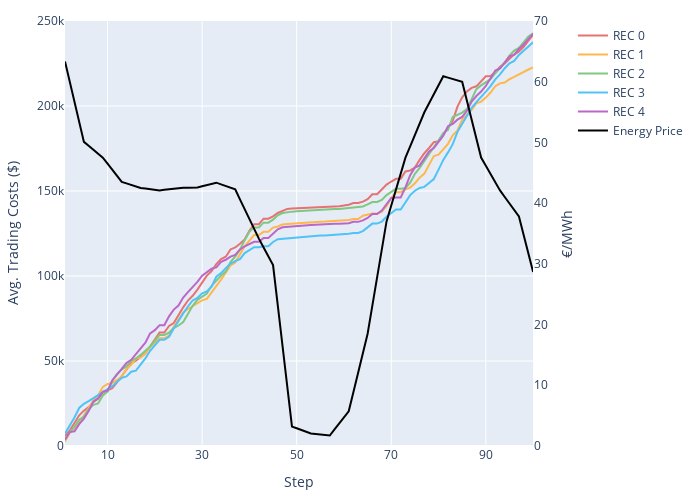

The cell this chart's notebook holds for it:
### Code cell
# Create figure with secondary y-axis
fig = make_subplots(specs=[[{"secondary_y": True}]])

for rec in range(num_recs):
    df_yn_yy = simulation[simulation["REC"] == rec].iloc[:100]
    fig.add_trace(
        go.Scatter(
            x=df_yn_yy["step"],
            y=df_yn_yy["accumulated_cost"],
            name=f"REC {rec}",
            line=dict(color=colors[rec % len(colors)]),
            mode="lines",
            showlegend=True,
        ),
        secondary_y=False,
    )

# Add energy price trace
fig.add_trace(
    go.Scatter(
        x=df_yn_yy["step"],
        y=energy_price["PRICE"],
        name="Energy Price",
        line=dict(color="black"),
        mode="lines",
        showlegend=True,
    ),
    secondary_y=True,
)

fig.update_layout(
    height=500,
    width=700,
    xaxis_title="Step",
    margin=dict(l=20, r=20, t=20, b=20),
)

fig.update_yaxes(title_text="Avg. Trading Costs ($)", range=[0, 250000], secondary_y=False, showgrid=True)
fig.update_yaxes(title_text="€/MWh", range=[0, 70], secondary_y=True, showgrid=False)

fig.update_xaxes(
    tickvals=[0, 10, 30, 50, 70, 90],
    ticktext=["0", "10", "30", "50", "70", "90"],
    showgrid=True,
)

write_image(fig, "trading_costs_and_energy_price_study.pdf", show=True)
write_image(fig, "trading_costs_and_energy_price_study.png")
